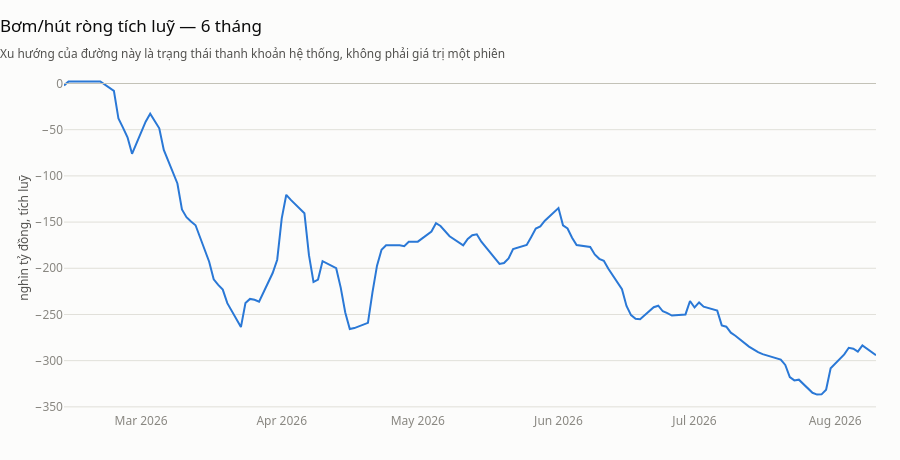

This figure's notebook cell:
### Code cell
luy_ke = theo_ngay.assign(tich_luy=theo_ngay["nghin_ty"].cumsum())

duong(
    luy_ke,
    x="date",
    y="tich_luy",
    tieu_de="Bơm/hút ròng tích luỹ — 6 tháng",
    phu_de="Xu hướng của đường này là trạng thái thanh khoản hệ thống, không phải giá trị một phiên",
    nhan_y="nghìn tỷ đồng, tích luỹ",
    moc_khong=True,
)
